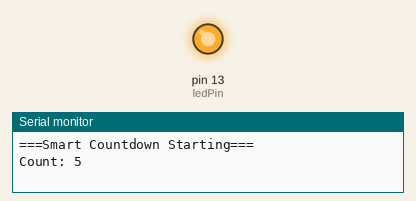
This sketch was run on a simulated Arduino Uno, built with avr-gcc and run on an emulated ATmega328P. Parts: output pins drawn as LEDs (lit = HIGH), the last lines printed to the serial monitor.

Above: at 0.1 s.
At 9.9 s:
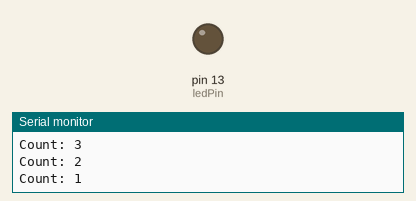
Timing chart, 0 to 11.4 s (numbered marks = the images above):
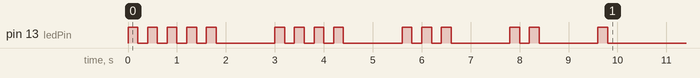

The sketch:

Countdown.ino
```cpp
//Declaring all global variables
int startValue = 5;
int ledPin=13;

//Creating and defining function flashLED() that blinks the LED a specific number of times
void  flashLED(int times){
int blink=0;

while(blink<times){
digitalWrite(ledPin,HIGH);
delay(200);
digitalWrite(ledPin,LOW);
delay(200);

blink++;

}

}
void setup() {

Serial.begin(9600);
pinMode(ledPin,OUTPUT);

Serial.println("===Smart Countdown Starting===");
//Starting countdown
while(startValue>0){
Serial.print("Count: ");
Serial.println(startValue);

flashLED(startValue);
delay(1000);
startValue--;
}
Serial.println("===Countdown Complete===");
}

void loop() {

}
```
